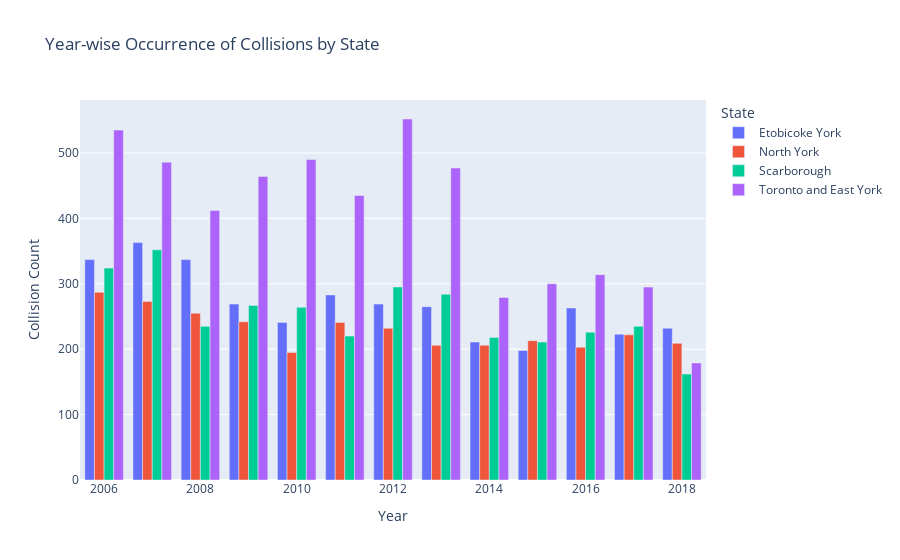

Write notebook code for a chart like this one.
### Code cell
# Group by year and state and count the occurrences of collisions
state_yearly_collision_counts = df.groupby(['DISTRICT', 'YEAR']).size().reset_index(name='Collision Count')

# Sort the DataFrame by year
state_yearly_collision_counts = state_yearly_collision_counts.sort_values(by=['DISTRICT', 'YEAR'])

# Create a grouped bar plot using Plotly
fig = px.bar(state_yearly_collision_counts, x='YEAR', y='Collision Count', color='DISTRICT',
             title='Year-wise Occurrence of Collisions by State',
             labels={'Collision Count': 'Collision Count', 'YEAR': 'Year', 'DISTRICT': 'State'},
             barmode='group')

# Show the plot
fig.show()

### Figure 1 — Plotly figure (JSON) as saved in the notebook; plotly's stock layout.template omitted (floating-point values rounded to 4 significant figures)
{"data": [{"alignmentgroup": "True", "hovertemplate": "State=Etobicoke York<br>Year=%{x}<br>Collision Count=%{y}<extra></extra>", "legendgroup": "Etobicoke York", "marker": {"color": "#636efa", "pattern": {"shape": ""}}, "name": "Etobicoke York", "offsetgroup": "Etobicoke York", "orientation": "v", "showlegend": true, "textposition": "auto", "type": "bar", "x": [2006, 2007, 2008, 2009, 2010, 2011, 2012, 2013, 2014, 2015, 2016, 2017, 2018], "xaxis": "x", "y": [337, 363, 337, 269, 241, 283, 269, 265, 211, 198, 263, 223, 232], "yaxis": "y"}, {"alignmentgroup": "True", "hovertemplate": "State=North York<br>Year=%{x}<br>Collision Count=%{y}<extra></extra>", "legendgroup": "North York", "marker": {"color": "#EF553B", "pattern": {"shape": ""}}, "name": "North York", "offsetgroup": "North York", "orientation": "v", "showlegend": true, "textposition": "auto", "type": "bar", "x": [2006, 2007, 2008, 2009, 2010, 2011, 2012, 2013, 2014, 2015, 2016, 2017, 2018], "xaxis": "x", "y": [287, 273, 255, 242, 195, 241, 232, 206, 206, 213, 203, 222, 209], "yaxis": "y"}, {"alignmentgroup": "True", "hovertemplate": "State=Scarborough<br>Year=%{x}<br>Collision Count=%{y}<extra></extra>", "legendgroup": "Scarborough", "marker": {"color": "#00cc96", "pattern": {"shape": ""}}, "name": "Scarborough", "offsetgroup": "Scarborough", "orientation": "v", "showlegend": true, "textposition": "auto", "type": "bar", "x": [2006, 2007, 2008, 2009, 2010, 2011, 2012, 2013, 2014, 2015, 2016, 2017, 2018], "xaxis": "x", "y": [324, 352, 235, 267, 264, 220, 295, 284, 218, 211, 226, 235, 162], "yaxis": "y"}, {"alignmentgroup": "True", "hovertemplate": "State=Toronto and East York<br>Year=%{x}<br>Collision Count=%{y}<extra></extra>", "legendgroup": "Toronto and East York", "marker": {"color": "#ab63fa", "pattern": {"shape": ""}}, "name": "Toronto and East York", "offsetgroup": "Toronto and East York", "orientation": "v", "showlegend": true, "textposition": "auto", "type": "bar", "x": [2006, 2007, 2008, 2009, 2010, 2011, 2012, 2013, 2014, 2015, 2016, 2017, 2018], "xaxis": "x", "y": [535, 486, 412, 464, 490, 435, 552, 477, 279, 300, 314, 295, 179], "yaxis": "y"}], "layout": {"barmode": "group", "legend": {"title": {"text": "State"}, "tracegroupgap": 0}, "title": {"text": "Year-wise Occurrence of Collisions by State"}, "xaxis": {"anchor": "y", "domain": [0, 1], "title": {"text": "Year"}}, "yaxis": {"anchor": "x", "domain": [0, 1], "title": {"text": "Collision Count"}}}}
